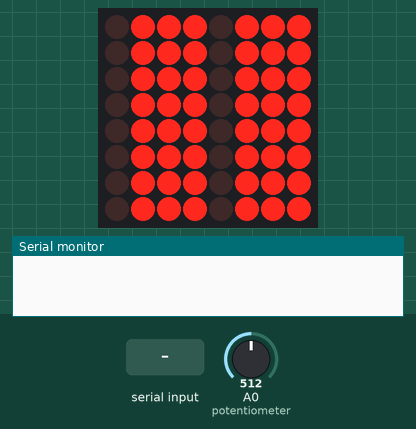
This sketch was run on a simulated Arduino Mega 2560, built with avr-gcc and run on an emulated ATmega2560. Shown: 8×8 LED matrix, the last lines printed to the serial monitor. Wiring (inferred from the names in the program): LED matrix (orientation assumed): rows pin 23, pin 24, pin 25, pin 26, pin 27, pin 28, pin 29, pin 22; columns pin 30, pin 31, pin 32, pin 33, pin 34, pin 35, pin 36, pin 37. Inputs (shaded band) come from the test bench; at power-on: A0 (potentiometer) = 512.

Above: at 1.2 s.
1.3 s: "90,45\n" received over Serial
At 1.43 s:
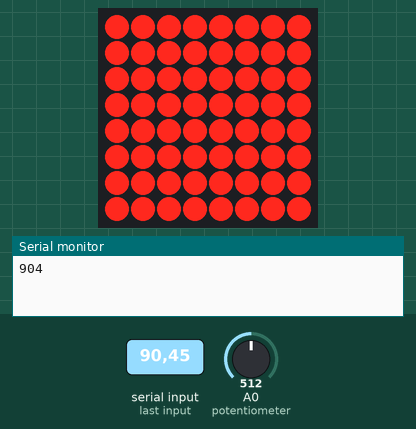
At 2.1 s:
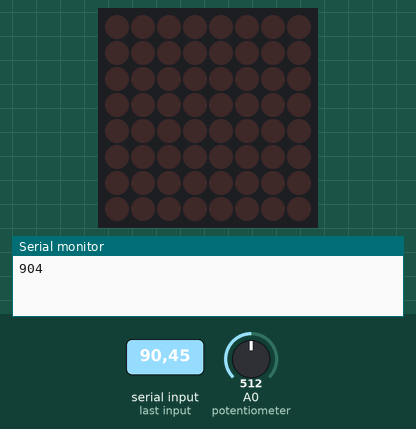

Measured:
- after the input at 1.3 s, the display: changes after 0.08 s (image 1)
- what the display in image 2 shows lasts 1.0 s, from 1.5 s to 2.5 s

The sketch:

LedMatrix.ino
```cpp
#define R1 22
#define R2 23
#define R3 24
#define R4 25
#define R5 26
#define R6 27
#define R7 28
#define R8 29
//Columns
#define C1 53
#define C2 52
#define C3 51
#define C4 50
#define C5 10
#define C6 11
#define C7 12
#define C8 13

#define LE0 37
#define LE1 36
#define LE2 35
#define LE3 34
#define LE4 33
#define LE5 32
#define LE6 31
#define LE7 30

int pause=300;


byte zero
  [8] [8] ={
  {0,0,0,0,0,0,0,0,},
{0,0,1,1,1,1,0,0,},
{0,1,0,0,0,0,1,0,},
{0,1,0,0,0,0,1,0,},
{0,1,0,0,0,0,1,0,},
{0,0,1,1,1,1,0,0,},
{0,0,0,0,0,0,0,0,},
{0,0,0,0,0,0,0,0,}};

byte one
  [8] [8] ={
  {0,0,0,0,0,0,0,0,},
{0,0,0,0,1,0,0,0,},
{0,0,0,0,1,0,0,0,},
{0,0,0,0,1,0,0,0,},
{0,0,0,0,1,0,0,0,},
{0,0,0,0,1,0,0,0,},
{0,0,0,0,0,0,0,0,},
{0,0,0,0,0,0,0,0,}};


byte two
  [8] [8] ={
  {0,0,0,0,0,0,0,0,},
{0,0,1,1,1,0,0,0,},
{0,0,0,0,0,1,0,0,},
{0,0,0,0,1,0,0,0,},
{0,0,0,1,0,0,0,0,},
{0,0,1,1,1,1,0,0,},
{0,0,0,0,0,0,0,0,},
{0,0,0,0,0,0,0,0,}};

byte three
  [8] [8] ={
  {0,0,0,0,0,0,0,0,},
{0,0,1,1,1,0,0,0,},
{0,0,0,0,0,1,0,0,},
{0,0,0,1,1,0,0,0,},
{0,0,0,0,0,1,0,0,},
{0,0,1,1,1,0,0,0,},
{0,0,0,0,0,0,0,0,},
{0,0,0,0,0,0,0,0,}};

byte four  [8] [8] ={
  {0,0,0,0,0,0,0,0,},
{0,0,0,0,1,0,0,0,},
{0,0,0,1,1,0,0,0,},
{0,0,1,1,1,1,0,0,},
{0,0,0,0,1,0,0,0,},
{0,0,0,0,1,0,0,0,},
{0,0,0,0,0,0,0,0,},
{0,0,0,0,0,0,0,0,}};

byte five  [8] [8] ={
  {0,0,0,0,0,0,0,0,},
{0,0,1,1,1,1,0,0,},
{0,0,1,0,0,0,0,0,},
{0,0,1,1,1,0,0,0,},
{0,0,0,0,0,1,0,0,},
{0,0,1,1,1,0,0,0,},
{0,0,0,0,0,0,0,0,},
{0,0,0,0,0,0,0,0,}};

byte six  [8] [8] ={
 {0,0,0,0,0,0,0,0,},
{0,0,0,1,1,0,0,0,},
{0,0,1,0,0,0,0,0,},
{0,0,1,1,1,0,0,0,},
{0,0,1,0,0,1,0,0,},
{0,0,1,1,1,0,0,0,},
{0,0,0,0,0,0,0,0,},
{0,0,0,0,0,0,0,0,}};

byte seven  [8] [8] ={
 {0,0,0,0,0,0,0,0,},
{0,0,1,1,1,1,1,0,},
{0,0,0,0,0,1,0,0,},
{0,0,0,0,1,0,0,0,},
{0,0,0,1,0,0,0,0,},
{0,0,1,0,0,0,0,0,},
{0,0,0,0,0,0,0,0,},
{0,0,0,0,0,0,0,0,}};

byte eight [8][8] = {
{0,0,0,0,0,0,0,0,},
{0,0,1,1,1,1,0,0,},
{0,1,0,0,0,0,1,0,},
{0,0,1,1,1,1,0,0,},
{0,1,0,0,0,0,1,0,},
{0,0,1,1,1,1,0,0,},
{0,0,0,0,0,0,0,0,},
{0,0,0,0,0,0,0,0,}};

byte nine [8][8] = {{0,0,0,0,0,0,0,0,},
{0,0,0,1,1,1,0,0,},
{0,0,1,0,0,0,1,0,},
{0,0,0,1,1,1,1,0,},
{0,0,0,0,0,0,1,0,},
{0,0,1,1,1,1,0,0,},
{0,0,0,0,0,0,0,0,},
{0,0,0,0,0,0,0,0,}};

/*  ASM diliyle BLINK
      Bu program ATMEGA'nın PIN, DDR ve PORT yazmaçlarını kullanarak
      PIN ayarları yapmayı gösteriyor.
      Kod IOreg adresi tekniğini kullanıyor.

      // Added by RK for Atmega2560 chip (see datashhet page 96)
      PINA  IOreg = 0x00     offset = 0x20
      DDRA  IOreg = 0x01     offset = 0x21
      PORTA IOreg = 0x02     offset = 0x22

      PINL  IOreg = 0x00     offset = 0x20
      DDRL  IOreg = 0x01     offset = 0x21
      PORTL IOreg = 0x02     offset = 0x22
      // rk

      PINB  IOreg = 0x03     offset = 0x23
      DDRB  IOreg = 0x04     offset = 0x24
      PORTB IOreg = 0x05     offset = 0x25
      PINC  IOreg = 0x06     offset = 0x26
      DDRC  IOreg = 0x07     offset = 0x27
      PORTC IOreg = 0x08     offset = 0x28
      PIND  IOreg = 0x09     offset = 0x29
      DDRD  IOreg = 0x0A     offset = 0x2A
      PORTD IOreg = 0x0B     offset = 0x2B

      SAYMAÇLAR:  X: r27:r26          Y: r29:r28          ve Z: r31:r30
 */

volatile byte rowdata_mem;
volatile byte coldata_mem;
volatile byte ledata_mem;

// ROW  at port A
// COL  at port B
// LE   at port C

void writeToROWCOL(volatile byte rowdata, volatile byte coldata, volatile byte ledata){
  rowdata_mem=rowdata;
  coldata_mem=coldata;
  ledata_mem=ledata;

  asm (
    "lds r26, (rowdata_mem) \n" //store r26 into memory location of variable a
    "lds r27, (coldata_mem) \n" //store r26 into memory location of variable a
    "lds r28, (ledata_mem) \n" //store r26 into memory location of variable a
    //"sts (count2), r26 \n" //store r26 into memory location of variable a
    "out 0X02, r26 \n"          // PORTD saymacını güncelle (IOreg = 0x0B)
    "out 0x05, r27 \n"          // PORTD saymacını güncelle (IOreg = 0x0B)
    "out 0x08, r28 \n"          // PORTD saymacını güncelle (IOreg = 0x0B)
  );

}


void setup() {

    asm (
    "ldi r26, 0xff \n" //store r26 into memory location of variable a
    "out 0X01, r26 \n"          // DDRA
    "out 0x04, r26 \n"          // DDRB
    "out 0x07, r26 \n"          // DDRC
  );

    Serial.begin(57600);

   pinMode(R1, OUTPUT);

   pinMode(R2, OUTPUT);
   pinMode(R3, OUTPUT);
   pinMode(R4, OUTPUT);

   pinMode(R5, OUTPUT);
   pinMode(R6, OUTPUT);
   pinMode(R7, OUTPUT);

   pinMode(R8, OUTPUT);
   pinMode(C1, OUTPUT);
   pinMode(C2, OUTPUT);

   pinMode(C3, OUTPUT);
   pinMode(C4, OUTPUT);
   pinMode(C5, OUTPUT);

   pinMode(C6, OUTPUT);
   pinMode(C7, OUTPUT);
   pinMode(C8, OUTPUT);

   pinMode(LE0,OUTPUT);
   pinMode(LE1,OUTPUT);
   pinMode(LE2,OUTPUT);
   pinMode(LE3,OUTPUT);
   pinMode(LE4,OUTPUT);
   pinMode(LE5,OUTPUT);
   pinMode(LE6,OUTPUT);
   pinMode(LE7,OUTPUT);

  /* digitalWrite(LE0,HIGH);
   digitalWrite(LE1,HIGH);
   digitalWrite(LE2,HIGH);
   digitalWrite(LE3,HIGH);
   digitalWrite(LE4,HIGH);
   digitalWrite(LE5,HIGH);
   digitalWrite(LE6,HIGH);
   digitalWrite(LE7,HIGH);*/

  digitalWrite(R1,HIGH);
  digitalWrite(R2,HIGH);
  digitalWrite(R3,HIGH);

  digitalWrite(R4,HIGH);
  digitalWrite(R5,HIGH);
  digitalWrite(R6,HIGH);

  digitalWrite(R7,HIGH);
  digitalWrite(R8,HIGH);
  digitalWrite(C1,LOW);

  digitalWrite(C2,LOW);
  digitalWrite(C3,LOW);
  digitalWrite(C4,LOW);

  digitalWrite(C5,LOW);
  digitalWrite(C6,LOW);
  digitalWrite(C7,LOW);

  digitalWrite(C8,LOW);
}


void SelectRow(int row){
  if (row==1)
  digitalWrite(R1,LOW); else digitalWrite(R1,HIGH);
  if (row==2) digitalWrite(R2,LOW);
  else digitalWrite(R2,HIGH);
  if (row==3) digitalWrite(R3,LOW); else digitalWrite(R3,HIGH);

  if (row==4) digitalWrite(R4,LOW); else digitalWrite(R4,HIGH);
  if (row==5)
  digitalWrite(R5,LOW); else digitalWrite(R5,HIGH);
  if (row==6) digitalWrite(R6,LOW);
  else digitalWrite(R6,HIGH);
  if (row==7) digitalWrite(R7,LOW); else digitalWrite(R7,HIGH);

  if (row==8) digitalWrite(R8,LOW); else digitalWrite(R8,HIGH);
}

void Set_LED_in_Active_Row(int column, int state){
  if (column==1) digitalWrite(C1,state);

  if (column==2) digitalWrite(C2,state);
  if (column==3) digitalWrite(C3,state);

  if (column==4) digitalWrite(C4,state);
  if (column==5) digitalWrite(C5,state);

  if (column==6) digitalWrite(C6,state);
  if (column==7) digitalWrite(C7,state);

  if (column==8) digitalWrite(C8,state);
}

void loop() {

  int num1;
  int num2;
  int num3;
  int num4;
  if (Serial.available()) {
    char input1 = Serial.read();
    if (isdigit(input1)) {
       num1 = input1 - '0';
      Serial.print(input1);
    }

    while (!Serial.available()){

    }

    char input2 = Serial.read();
    if (isdigit(input2)) {
       num2 = input2 - '0';
      Serial.print(input2);
    }

    while (!Serial.available()){

    }

    char input3 = Serial.read();
    if (isdigit(input3)) {
       num3 = input3 - '0';
      Serial.print(input3);
    }

    while (!Serial.available()){

    }

    char input4 = Serial.read();
    if (isdigit(input4)) {
       num4 = input4 - '0';
      Serial.print(input4);
    }

counter (num1,num2,num3,num4);


  }

display1(num1);
display2(num2);
display3(num3);
display4(num4);


}

void counter (int num1, int num2 ,int num3, int num4 ) {
display1(num1);
display2(num2);
display3(num3);
display4(num4);


int target = num1 * 1000 + num2 * 100 + num3 * 10 + num4;

   int thousandscounter = 0;
   int hundredscounter = 0;
   int tenscounter = 0;
   int onescounter = 0;
   int counter = 0;

    int delayTime = analogRead(A0); // Read the value from the potentiometer
    delayTime = map(delayTime, 0, 1023, 0, 1023); // Map the potentiometer value to the desired delay range


    while (counter <= target) {

    display1(thousandscounter);
    display2(hundredscounter);
    display3(tenscounter);
    display4(onescounter);

    onescounter++;

    if (onescounter == 10) {
      tenscounter++;
      onescounter = 0;
    }

    if (tenscounter == 10) {
      hundredscounter++;
      tenscounter = 0;
    }

    if (hundredscounter == 10) {
      thousandscounter++;
      hundredscounter = 0;
    }

    int delayTime = analogRead(A0); // Read the value from the potentiometer
    delayTime = map(delayTime, 0, 1023, 0, 1023); // Map the potentiometer value to the desired delay range

    counter++;

    delay(delayTime);

  }

}

void display1 (int num) {

  digitalWrite(LE0,HIGH);
  digitalWrite(LE4,HIGH);

  if (num == 0) {for (int j=0;j<8;j++){
    SelectRow(j+1);
      for (int i=0;i<8;i++){

        Set_LED_in_Active_Row(i+1 ,zero[j][i]);


      }
      delay(1);

    }
    }

else if (num == 1) {for (int j=0;j<8;j++){
    SelectRow(j+1);
      for (int i=0;i<8;i++){

        Set_LED_in_Active_Row(i+1 ,one[j][i]);


      }
      delay(1);

    }
    }

    else if (num == 2) {for (int j=0;j<8;j++){
    SelectRow(j+1);
      for (int i=0;i<8;i++){

        Set_LED_in_Active_Row(i+1 ,two[j][i]);


      }
      delay(1);

    }
    }
    else if (num == 3) {for (int j=0;j<8;j++){
    SelectRow(j+1);
      for (int i=0;i<8;i++){

        Set_LED_in_Active_Row(i+1 ,three[j][i]);


      }
      delay(1);

    }
    }
    else if (num == 4) {for (int j=0;j<8;j++){
    SelectRow(j+1);
      for (int i=0;i<8;i++){

        Set_LED_in_Active_Row(i+1 ,four[j][i]);


      }
      delay(1);

    }
    }
   else if (num == 5) {for (int j=0;j<8;j++){
    SelectRow(j+1);
      for (int i=0;i<8;i++){

        Set_LED_in_Active_Row(i+1 ,five[j][i]);


      }
      delay(1);

    }
    }
 else if (num == 6) {for (int j=0;j<8;j++){
    SelectRow(j+1);
      for (int i=0;i<8;i++){

        Set_LED_in_Active_Row(i+1 ,six[j][i]);


      }
      delay(1);

    }
    }
     else if (num == 7) {for (int j=0;j<8;j++){
    SelectRow(j+1);
      for (int i=0;i<8;i++){

        Set_LED_in_Active_Row(i+1 ,seven[j][i]);


      }
      delay(1);

    }
    }
     else if (num == 8) {for (int j=0;j<8;j++){
    SelectRow(j+1);
      for (int i=0;i<8;i++){

        Set_LED_in_Active_Row(i+1 ,eight[j][i]);


      }
      delay(1);

    }
    }
     else if (num == 9) {for (int j=0;j<8;j++){
    SelectRow(j+1);
      for (int i=0;i<8;i++){

        Set_LED_in_Active_Row(i+1 ,nine[j][i]);


      }
      delay(1);

    }
    }

   digitalWrite(LE0,LOW);
  digitalWrite(LE4,LOW);

}

void display2 (int num) {
  digitalWrite(LE1,HIGH);
  digitalWrite(LE5,HIGH);

  if (num == 0) {for (int j=0;j<8;j++){
    SelectRow(j+1);
      for (int i=0;i<8;i++){

        Set_LED_in_Active_Row(i+1 ,zero[j][i]);


      }
      delay(1);

    }
    }

else if (num == 1) {for (int j=0;j<8;j++){
    SelectRow(j+1);
      for (int i=0;i<8;i++){

        Set_LED_in_Active_Row(i+1 ,one[j][i]);


      }
      delay(1);

    }
    }

    else if (num == 2) {for (int j=0;j<8;j++){
    SelectRow(j+1);
      for (int i=0;i<8;i++){

        Set_LED_in_Active_Row(i+1 ,two[j][i]);


      }
      delay(1);

    }
    }
    else if (num == 3) {for (int j=0;j<8;j++){
    SelectRow(j+1);
      for (int i=0;i<8;i++){

        Set_LED_in_Active_Row(i+1 ,three[j][i]);


      }
      delay(1);

    }
    }
    else if (num == 4) {for (int j=0;j<8;j++){
    SelectRow(j+1);
      for (int i=0;i<8;i++){

        Set_LED_in_Active_Row(i+1 ,four[j][i]);


      }
      delay(1);

    }
    }
   else if (num == 5) {for (int j=0;j<8;j++){
    SelectRow(j+1);
      for (int i=0;i<8;i++){

        Set_LED_in_Active_Row(i+1 ,five[j][i]);


      }
      delay(1);

    }
    }
 else if (num == 6) {for (int j=0;j<8;j++){
    SelectRow(j+1);
      for (int i=0;i<8;i++){

        Set_LED_in_Active_Row(i+1 ,six[j][i]);


      }
      delay(1);

    }
    }
     else if (num == 7) {for (int j=0;j<8;j++){
    SelectRow(j+1);
      for (int i=0;i<8;i++){

        Set_LED_in_Active_Row(i+1 ,seven[j][i]);


      }
      delay(1);

    }
    }
     else if (num == 8) {for (int j=0;j<8;j++){
    SelectRow(j+1);
      for (int i=0;i<8;i++){

        Set_LED_in_Active_Row(i+1 ,eight[j][i]);


      }
      delay(1);

    }
    }
     else if (num == 9) {for (int j=0;j<8;j++){
    SelectRow(j+1);
      for (int i=0;i<8;i++){

        Set_LED_in_Active_Row(i+1 ,nine[j][i]);


      }
      delay(1);

    }
    }

digitalWrite(LE1,LOW);
  digitalWrite(LE5,LOW);
}

void display3 (int num) {
  digitalWrite(LE2,HIGH);
  digitalWrite(LE6,HIGH);

  if (num == 0) {for (int j=0;j<8;j++){
    SelectRow(j+1);
      for (int i=0;i<8;i++){

        Set_LED_in_Active_Row(i+1 ,zero[j][i]);


      }
      delay(1);

    }
    }

else if (num == 1) {for (int j=0;j<8;j++){
    SelectRow(j+1);
      for (int i=0;i<8;i++){

        Set_LED_in_Active_Row(i+1 ,one[j][i]);


      }
      delay(1);

    }
    }

    else if (num == 2) {for (int j=0;j<8;j++){
    SelectRow(j+1);
      for (int i=0;i<8;i++){

        Set_LED_in_Active_Row(i+1 ,two[j][i]);


      }
      delay(1);

    }
    }
    else if (num == 3) {for (int j=0;j<8;j++){
    SelectRow(j+1);
      for (int i=0;i<8;i++){

        Set_LED_in_Active_Row(i+1 ,three[j][i]);


      }
      delay(1);

    }
    }
    else if (num == 4) {for (int j=0;j<8;j++){
    SelectRow(j+1);
      for (int i=0;i<8;i++){

        Set_LED_in_Active_Row(i+1 ,four[j][i]);


      }
      delay(1);

    }
    }
   else if (num == 5) {for (int j=0;j<8;j++){
    SelectRow(j+1);
      for (int i=0;i<8;i++){

        Set_LED_in_Active_Row(i+1 ,five[j][i]);


      }
      delay(1);

    }
    }
 else if (num == 6) {for (int j=0;j<8;j++){
    SelectRow(j+1);
      for (int i=0;i<8;i++){

        Set_LED_in_Active_Row(i+1 ,six[j][i]);


      }
      delay(1);

    }
    }
     else if (num == 7) {for (int j=0;j<8;j++){
    SelectRow(j+1);
      for (int i=0;i<8;i++){

        Set_LED_in_Active_Row(i+1 ,seven[j][i]);


      }
      delay(1);

    }
    }
     else if (num == 8) {for (int j=0;j<8;j++){
    SelectRow(j+1);
      for (int i=0;i<8;i++){

        Set_LED_in_Active_Row(i+1 ,eight[j][i]);


      }
      delay(1);

    }
    }
     else if (num == 9) {for (int j=0;j<8;j++){
    SelectRow(j+1);
      for (int i=0;i<8;i++){

        Set_LED_in_Active_Row(i+1 ,nine[j][i]);


      }
      delay(1);

    }
    }

digitalWrite(LE2,LOW);
  digitalWrite(LE6,LOW);
}

void display4 (int num) {
  digitalWrite(LE3,HIGH);
  digitalWrite(LE7,HIGH);

  if (num == 0) {for (int j=0;j<8;j++){
    SelectRow(j+1);
      for (int i=0;i<8;i++){

        Set_LED_in_Active_Row(i+1 ,zero[j][i]);


      }
      delay(1);

    }
    }

else if (num == 1) {for (int j=0;j<8;j++){
    SelectRow(j+1);
      for (int i=0;i<8;i++){

        Set_LED_in_Active_Row(i+1 ,one[j][i]);


      }
      delay(1);

    }
    }

    else if (num == 2) {for (int j=0;j<8;j++){
    SelectRow(j+1);
      for (int i=0;i<8;i++){

        Set_LED_in_Active_Row(i+1 ,two[j][i]);


      }
      delay(1);

    }
    }
    else if (num == 3) {for (int j=0;j<8;j++){
    SelectRow(j+1);
      for (int i=0;i<8;i++){

        Set_LED_in_Active_Row(i+1 ,three[j][i]);


      }
      delay(1);

    }
    }
    else if (num == 4) {for (int j=0;j<8;j++){
    SelectRow(j+1);
      for (int i=0;i<8;i++){

        Set_LED_in_Active_Row(i+1 ,four[j][i]);


      }
      delay(1);

    }
    }
   else if (num == 5) {for (int j=0;j<8;j++){
    SelectRow(j+1);
      for (int i=0;i<8;i++){

        Set_LED_in_Active_Row(i+1 ,five[j][i]);


      }
      delay(1);

    }
    }
 else if (num == 6) {for (int j=0;j<8;j++){
    SelectRow(j+1);
      for (int i=0;i<8;i++){

        Set_LED_in_Active_Row(i+1 ,six[j][i]);


      }
      delay(1);

    }
    }
     else if (num == 7) {for (int j=0;j<8;j++){
    SelectRow(j+1);
      for (int i=0;i<8;i++){

        Set_LED_in_Active_Row(i+1 ,seven[j][i]);


      }
      delay(1);

    }
    }
     else if (num == 8) {for (int j=0;j<8;j++){
    SelectRow(j+1);
      for (int i=0;i<8;i++){

        Set_LED_in_Active_Row(i+1 ,eight[j][i]);


      }
      delay(1);

    }
    }
     else if (num == 9) {for (int j=0;j<8;j++){
    SelectRow(j+1);
      for (int i=0;i<8;i++){

        Set_LED_in_Active_Row(i+1 ,nine[j][i]);


      }
      delay(1);

    }
    }


digitalWrite(LE3,LOW);
  digitalWrite(LE7,LOW);
}
```
